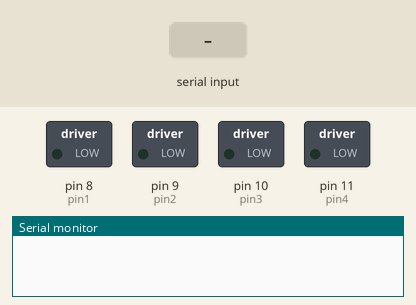
The sketch below on a simulated Arduino Uno, built with avr-gcc and run on an emulated ATmega328P. Parts: switched loads named in the sketch (green lamp = pin HIGH), the last lines printed to the serial monitor. The test bench sets the inputs (shaded band).

Above: at 1.2 s.
1.3 s: "w" received over Serial
At 2.0 s:
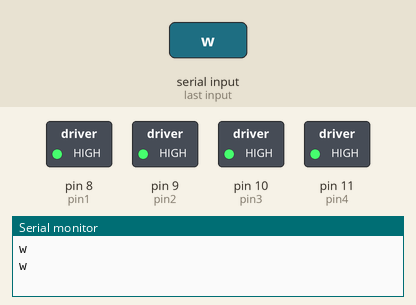
2.8 s: "q" received over Serial
At 3.1 s:
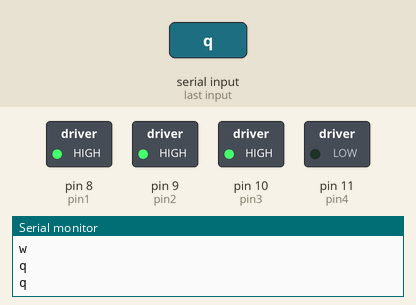
4.3 s: "e" received over Serial
At 5.4 s:
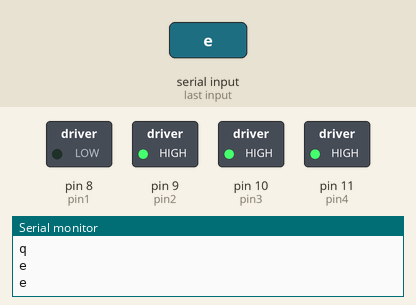
5.8 s: "s" received over Serial
At 6.6 s:
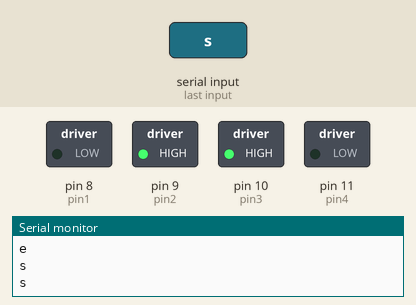
Timing chart, 0 to 8.3 s (numbered marks = the images above; inputs shaded):
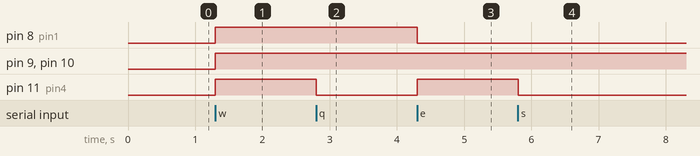

The sketch:

AndroidBluetoothMotor.ino
```cpp
//MotorDriver Pins
int pin1 = 8;
int pin2 = 9;
int pin3 = 10;
int pin4 = 11;
void setup() {
  Serial.begin(9600);

  pinMode(pin1,OUTPUT);
  pinMode(pin2,OUTPUT);
  pinMode(pin3,OUTPUT);
  pinMode(pin4,OUTPUT);
}

void loop() {
  char data;
  if(Serial.available()>0){
    data = Serial.read();

    Serial.println(data);
    if(data == 'w'){
      Serial.println(data);
      digitalWrite(pin1, HIGH);
      digitalWrite(pin2, HIGH);
      digitalWrite(pin3, HIGH);
      digitalWrite(pin4, HIGH);
    }
    else if( data == 'q'){
      Serial.println(data);
     digitalWrite(pin1, HIGH);
      digitalWrite(pin2, HIGH);
      digitalWrite(pin3, HIGH);
      digitalWrite(pin4, LOW);
    }
    else if(data == 'e'){
      Serial.println(data);
      digitalWrite(pin1, LOW);
      digitalWrite(pin2, HIGH);
      digitalWrite(pin3, HIGH);
      digitalWrite(pin4, HIGH);
    }
    else if(data == 's'){
      Serial.println(data);
      digitalWrite(pin1, LOW);
      digitalWrite(pin2, HIGH);
      digitalWrite(pin3, HIGH);
      digitalWrite(pin4, LOW);
    }
    else if (data == '0'){
      digitalWrite(9, LOW);
      digitalWrite(10, LOW);
    }
  }
}
```

Measured:
- after the input at 1.3 s, pin 8 (pin1), pin 9 (pin2), pin 10 (pin3), pin 11 (pin4): LOW → HIGH at once
- after the input at 2.8 s, pin 11 (pin4): HIGH → LOW at once
- after the input at 4.3 s, pin 8 (pin1): HIGH → LOW at once; pin 11 (pin4): LOW → HIGH at once
- after the input at 5.8 s, pin 11 (pin4): HIGH → LOW at once
